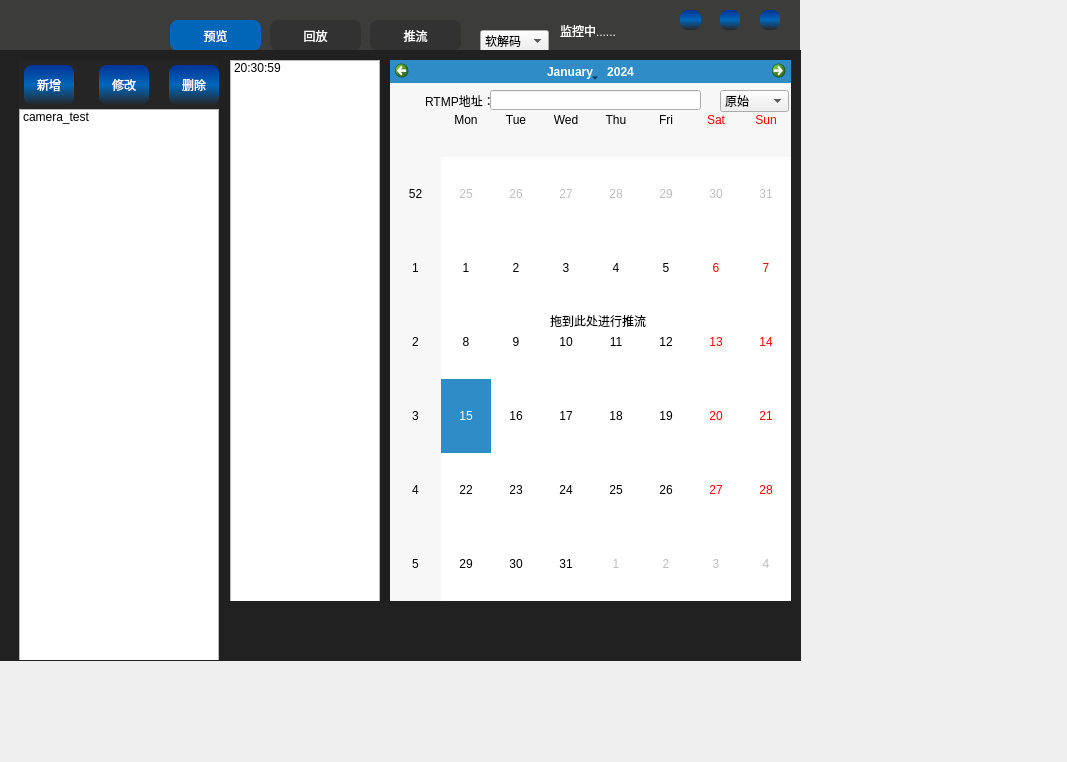
<?xml version="1.0" encoding="UTF-8"?>
<ui version="4.0">
 <class>XViewerClass</class>
 <widget class="QWidget" name="XViewerClass">
  <property name="geometry">
   <rect>
    <x>0</x>
    <y>0</y>
    <width>1067</width>
    <height>762</height>
   </rect>
  </property>
  <property name="windowTitle">
   <string>XViewer</string>
  </property>
  <property name="windowIcon">
   <iconset resource="xviewer.qrc">
    <normaloff>:/XViewer/img/xv.ico</normaloff>:/XViewer/img/xv.ico</iconset>
  </property>
  <property name="styleSheet">
   <string notr="true">/* 按钮样式*/
QPushButton:hover
{
background-color:qlineargradient(spread:pad, x1:0, y1:0, x2:0, y2:1, stop:0 rgba(0, 102, 184, 255), stop:0.495 rgba(39, 39, 39, 255), stop:0.505 rgba(39, 39, 39, 255), stop:1 rgba(0, 102, 184, 255));
border:none;
border-radius:5px;
color:rgb(255, 255, 255);
font:75 12pt &quot;黑体&quot;;
}

QPushButton:!hover
{
background-color:qlineargradient(spread:pad, x1:0, y1:0, x2:0, y2:1, stop:0 rgba(0, 50, 150, 255), stop:0.495 rgba(0, 102, 184, 255), stop:0.505 rgba(0, 102, 184, 255), stop:1 rgba(39, 39, 39, 255) );
border:none;
border-radius:8px;
color:rgb(255, 255, 255);
font:75 12pt &quot;黑体&quot;;
}

/*状态*/
#status
{
color:rgb(255, 255, 255);
font:75 13pt &quot;Adobe Arabic&quot;;
} 


/*顶部样式*/
#head
{
 background-color:#3c3c3a;
}
#logo
{
	background-image: url(:/XViewer/img/logo_150_40.png);
}
#close
{
	background-image: url(:/XViewer/img/close.png);
}
#min
{
	background-image: url(:/XViewer/img/min.png);
}
#max
{
	background-image: url(:/XViewer/img/max.png);
}

#normal
{
	background-image: url(:/XViewer/img/normal.png);
}

/* body 演示 */
#body
{
  background-color:#212121 ;
}
#left
{
  background-color:#252525;
}
#cams
{
background-color:#1e1e1e;
}

/* tab 菜单按钮切换样式*/
#preview
{
background-color:rgb(50, 50, 50);
} 
#playback
{
background-color:rgb(50, 50, 50);
} 
#push_stream
{
background-color:rgb(50, 50, 50);
} 

#preview:checked
{
background-color:rgb(0, 102, 184);
} 
#playback:checked
{
background-color:rgb(0, 102, 184);
}
#push_stream:checked
{
background-color:rgb(0, 102, 184);
}</string>
  </property>
  <widget class="QWidget" name="head" native="true">
   <property name="geometry">
    <rect>
     <x>0</x>
     <y>0</y>
     <width>800</width>
     <height>50</height>
    </rect>
   </property>
   <property name="maximumSize">
    <size>
     <width>16777215</width>
     <height>50</height>
    </size>
   </property>
   <property name="styleSheet">
    <string notr="true"/>
   </property>
   <widget class="QWidget" name="head_button" native="true">
    <property name="geometry">
     <rect>
      <x>670</x>
      <y>10</y>
      <width>120</width>
      <height>31</height>
     </rect>
    </property>
    <widget class="QPushButton" name="min">
     <property name="geometry">
      <rect>
       <x>10</x>
       <y>0</y>
       <width>21</width>
       <height>20</height>
      </rect>
     </property>
     <property name="styleSheet">
      <string notr="true"/>
     </property>
     <property name="text">
      <string/>
     </property>
     <property name="flat">
      <bool>true</bool>
     </property>
    </widget>
    <widget class="QPushButton" name="close">
     <property name="geometry">
      <rect>
       <x>90</x>
       <y>0</y>
       <width>20</width>
       <height>20</height>
      </rect>
     </property>
     <property name="text">
      <string/>
     </property>
     <property name="flat">
      <bool>true</bool>
     </property>
    </widget>
    <widget class="QPushButton" name="max">
     <property name="geometry">
      <rect>
       <x>50</x>
       <y>0</y>
       <width>20</width>
       <height>20</height>
      </rect>
     </property>
     <property name="text">
      <string/>
     </property>
     <property name="flat">
      <bool>true</bool>
     </property>
    </widget>
    <widget class="QPushButton" name="normal">
     <property name="geometry">
      <rect>
       <x>50</x>
       <y>0</y>
       <width>20</width>
       <height>20</height>
      </rect>
     </property>
     <property name="text">
      <string/>
     </property>
     <property name="flat">
      <bool>true</bool>
     </property>
    </widget>
    <zorder>min</zorder>
    <zorder>close</zorder>
    <zorder>normal</zorder>
    <zorder>max</zorder>
   </widget>
   <widget class="QLabel" name="status">
    <property name="geometry">
     <rect>
      <x>560</x>
      <y>20</y>
      <width>101</width>
      <height>21</height>
     </rect>
    </property>
    <property name="text">
     <string>监控中......</string>
    </property>
   </widget>
   <widget class="QPushButton" name="preview">
    <property name="geometry">
     <rect>
      <x>170</x>
      <y>20</y>
      <width>91</width>
      <height>31</height>
     </rect>
    </property>
    <property name="text">
     <string>预览</string>
    </property>
    <property name="checkable">
     <bool>true</bool>
    </property>
    <property name="checked">
     <bool>true</bool>
    </property>
    <property name="autoExclusive">
     <bool>true</bool>
    </property>
   </widget>
   <widget class="QPushButton" name="playback">
    <property name="geometry">
     <rect>
      <x>270</x>
      <y>20</y>
      <width>91</width>
      <height>31</height>
     </rect>
    </property>
    <property name="text">
     <string>回放</string>
    </property>
    <property name="checkable">
     <bool>true</bool>
    </property>
    <property name="checked">
     <bool>false</bool>
    </property>
    <property name="autoExclusive">
     <bool>true</bool>
    </property>
   </widget>
   <widget class="QPushButton" name="push_stream">
    <property name="geometry">
     <rect>
      <x>370</x>
      <y>20</y>
      <width>91</width>
      <height>31</height>
     </rect>
    </property>
    <property name="text">
     <string>推流</string>
    </property>
    <property name="checkable">
     <bool>true</bool>
    </property>
    <property name="checked">
     <bool>false</bool>
    </property>
    <property name="autoExclusive">
     <bool>true</bool>
    </property>
   </widget>
   <widget class="QComboBox" name="comboBox">
    <property name="geometry">
     <rect>
      <x>480</x>
      <y>30</y>
      <width>69</width>
      <height>22</height>
     </rect>
    </property>
    <item>
     <property name="text">
      <string>软解码</string>
     </property>
    </item>
    <item>
     <property name="text">
      <string>硬解+软渲</string>
     </property>
    </item>
    <item>
     <property name="text">
      <string>硬解码</string>
     </property>
    </item>
   </widget>
  </widget>
  <widget class="QWidget" name="body" native="true">
   <property name="geometry">
    <rect>
     <x>0</x>
     <y>50</y>
     <width>801</width>
     <height>611</height>
    </rect>
   </property>
   <widget class="QWidget" name="cams" native="true">
    <property name="geometry">
     <rect>
      <x>230</x>
      <y>10</y>
      <width>561</width>
      <height>541</height>
     </rect>
    </property>
   </widget>
   <widget class="QWidget" name="left" native="true">
    <property name="geometry">
     <rect>
      <x>19</x>
      <y>10</y>
      <width>200</width>
      <height>600</height>
     </rect>
    </property>
    <property name="maximumSize">
     <size>
      <width>200</width>
      <height>16777215</height>
     </size>
    </property>
    <widget class="QListWidget" name="cam_list">
     <property name="geometry">
      <rect>
       <x>0</x>
       <y>49</y>
       <width>200</width>
       <height>951</height>
      </rect>
     </property>
     <property name="dragEnabled">
      <bool>true</bool>
     </property>
     <property name="iconSize">
      <size>
       <width>30</width>
       <height>30</height>
      </size>
     </property>
     <item>
      <property name="text">
       <string>camera_test</string>
      </property>
      <property name="icon">
       <iconset resource="xviewer.qrc">
        <normaloff>:/XViewer/img/cam.png</normaloff>:/XViewer/img/cam.png</iconset>
      </property>
     </item>
    </widget>
    <widget class="QPushButton" name="add_cam">
     <property name="geometry">
      <rect>
       <x>5</x>
       <y>5</y>
       <width>50</width>
       <height>40</height>
      </rect>
     </property>
     <property name="text">
      <string>新增</string>
     </property>
    </widget>
    <widget class="QPushButton" name="add_cam_2">
     <property name="geometry">
      <rect>
       <x>80</x>
       <y>5</y>
       <width>50</width>
       <height>40</height>
      </rect>
     </property>
     <property name="text">
      <string>修改</string>
     </property>
    </widget>
    <widget class="QPushButton" name="add_cam_3">
     <property name="geometry">
      <rect>
       <x>150</x>
       <y>5</y>
       <width>50</width>
       <height>40</height>
      </rect>
     </property>
     <property name="text">
      <string>删除</string>
     </property>
    </widget>
   </widget>
   <widget class="QWidget" name="playback_wid" native="true">
    <property name="geometry">
     <rect>
      <x>230</x>
      <y>10</y>
      <width>571</width>
      <height>541</height>
     </rect>
    </property>
    <widget class="QListWidget" name="time_list">
     <property name="geometry">
      <rect>
       <x>0</x>
       <y>0</y>
       <width>150</width>
       <height>601</height>
      </rect>
     </property>
     <item>
      <property name="text">
       <string>20:30:59</string>
      </property>
     </item>
    </widget>
    <widget class="XCalendar" name="cal">
     <property name="geometry">
      <rect>
       <x>160</x>
       <y>0</y>
       <width>401</width>
       <height>541</height>
      </rect>
     </property>
    </widget>
   </widget>
   <widget class="XPushStreamWidget" name="push_wid" native="true">
    <property name="geometry">
     <rect>
      <x>390</x>
      <y>10</y>
      <width>411</width>
      <height>591</height>
     </rect>
    </property>
    <widget class="QLabel" name="push_status">
     <property name="geometry">
      <rect>
       <x>160</x>
       <y>190</y>
       <width>451</width>
       <height>141</height>
      </rect>
     </property>
     <property name="styleSheet">
      <string notr="true">font: 25 36pt &quot;Adobe 宋体 Std L&quot;;</string>
     </property>
     <property name="lineWidth">
      <number>1</number>
     </property>
     <property name="text">
      <string>拖到此处进行推流</string>
     </property>
    </widget>
    <widget class="QLineEdit" name="input_url">
     <property name="geometry">
      <rect>
       <x>100</x>
       <y>30</y>
       <width>211</width>
       <height>20</height>
      </rect>
     </property>
    </widget>
    <widget class="QLabel" name="push_lable">
     <property name="geometry">
      <rect>
       <x>35</x>
       <y>25</y>
       <width>71</width>
       <height>31</height>
      </rect>
     </property>
     <property name="text">
      <string>RTMP地址：</string>
     </property>
    </widget>
    <widget class="QComboBox" name="filter_type">
     <property name="geometry">
      <rect>
       <x>330</x>
       <y>30</y>
       <width>69</width>
       <height>22</height>
      </rect>
     </property>
     <item>
      <property name="text">
       <string>原始</string>
      </property>
     </item>
     <item>
      <property name="text">
       <string>磨皮</string>
      </property>
     </item>
     <item>
      <property name="text">
       <string>美白</string>
      </property>
     </item>
     <item>
      <property name="text">
       <string>边缘</string>
      </property>
     </item>
    </widget>
   </widget>
  </widget>
 </widget>
 <layoutdefault spacing="6" margin="11"/>
 <customwidgets>
  <customwidget>
   <class>XCalendar</class>
   <extends>QCalendarWidget</extends>
   <header>xcalendar.h</header>
  </customwidget>
  <customwidget>
   <class>XPushStreamWidget</class>
   <extends>QWidget</extends>
   <header>xpush_stream_widget.h</header>
   <container>1</container>
  </customwidget>
 </customwidgets>
 <resources>
  <include location="xviewer.qrc"/>
 </resources>
 <connections>
  <connection>
   <sender>close</sender>
   <signal>clicked()</signal>
   <receiver>XViewerClass</receiver>
   <slot>close()</slot>
   <hints>
    <hint type="sourcelabel">
     <x>782</x>
     <y>19</y>
    </hint>
    <hint type="destinationlabel">
     <x>1066</x>
     <y>79</y>
    </hint>
   </hints>
  </connection>
  <connection>
   <sender>min</sender>
   <signal>clicked()</signal>
   <receiver>XViewerClass</receiver>
   <slot>showMinimized()</slot>
   <hints>
    <hint type="sourcelabel">
     <x>692</x>
     <y>24</y>
    </hint>
    <hint type="destinationlabel">
     <x>690</x>
     <y>0</y>
    </hint>
   </hints>
  </connection>
  <connection>
   <sender>max</sender>
   <signal>clicked()</signal>
   <receiver>XViewerClass</receiver>
   <slot>MaxWindow()</slot>
   <hints>
    <hint type="sourcelabel">
     <x>731</x>
     <y>16</y>
    </hint>
    <hint type="destinationlabel">
     <x>948</x>
     <y>112</y>
    </hint>
   </hints>
  </connection>
  <connection>
   <sender>normal</sender>
   <signal>clicked()</signal>
   <receiver>XViewerClass</receiver>
   <slot>NormalWindow()</slot>
   <hints>
    <hint type="sourcelabel">
     <x>736</x>
     <y>29</y>
    </hint>
    <hint type="destinationlabel">
     <x>399</x>
     <y>299</y>
    </hint>
   </hints>
  </connection>
  <connection>
   <sender>add_cam</sender>
   <signal>clicked()</signal>
   <receiver>XViewerClass</receiver>
   <slot>AddCam()</slot>
   <hints>
    <hint type="sourcelabel">
     <x>52</x>
     <y>83</y>
    </hint>
    <hint type="destinationlabel">
     <x>55</x>
     <y>0</y>
    </hint>
   </hints>
  </connection>
  <connection>
   <sender>add_cam_2</sender>
   <signal>clicked()</signal>
   <receiver>XViewerClass</receiver>
   <slot>SetCam()</slot>
   <hints>
    <hint type="sourcelabel">
     <x>122</x>
     <y>78</y>
    </hint>
    <hint type="destinationlabel">
     <x>122</x>
     <y>0</y>
    </hint>
   </hints>
  </connection>
  <connection>
   <sender>add_cam_3</sender>
   <signal>clicked()</signal>
   <receiver>XViewerClass</receiver>
   <slot>DelCam()</slot>
   <hints>
    <hint type="sourcelabel">
     <x>203</x>
     <y>87</y>
    </hint>
    <hint type="destinationlabel">
     <x>201</x>
     <y>0</y>
    </hint>
   </hints>
  </connection>
  <connection>
   <sender>preview</sender>
   <signal>clicked()</signal>
   <receiver>XViewerClass</receiver>
   <slot>Preview()</slot>
   <hints>
    <hint type="sourcelabel">
     <x>225</x>
     <y>38</y>
    </hint>
    <hint type="destinationlabel">
     <x>220</x>
     <y>0</y>
    </hint>
   </hints>
  </connection>
  <connection>
   <sender>playback</sender>
   <signal>clicked()</signal>
   <receiver>XViewerClass</receiver>
   <slot>Playback()</slot>
   <hints>
    <hint type="sourcelabel">
     <x>313</x>
     <y>37</y>
    </hint>
    <hint type="destinationlabel">
     <x>309</x>
     <y>0</y>
    </hint>
   </hints>
  </connection>
  <connection>
   <sender>cam_list</sender>
   <signal>clicked(QModelIndex)</signal>
   <receiver>XViewerClass</receiver>
   <slot>SelectCamera(QModelIndex)</slot>
   <hints>
    <hint type="sourcelabel">
     <x>115</x>
     <y>248</y>
    </hint>
    <hint type="destinationlabel">
     <x>156</x>
     <y>0</y>
    </hint>
   </hints>
  </connection>
  <connection>
   <sender>cal</sender>
   <signal>clicked(QDate)</signal>
   <receiver>XViewerClass</receiver>
   <slot>SelectDate(QDate)</slot>
   <hints>
    <hint type="sourcelabel">
     <x>500</x>
     <y>223</y>
    </hint>
    <hint type="destinationlabel">
     <x>503</x>
     <y>0</y>
    </hint>
   </hints>
  </connection>
  <connection>
   <sender>time_list</sender>
   <signal>activated(QModelIndex)</signal>
   <receiver>XViewerClass</receiver>
   <slot>PlayVideo(QModelIndex)</slot>
   <hints>
    <hint type="sourcelabel">
     <x>313</x>
     <y>164</y>
    </hint>
    <hint type="destinationlabel">
     <x>273</x>
     <y>0</y>
    </hint>
   </hints>
  </connection>
  <connection>
   <sender>push_stream</sender>
   <signal>clicked()</signal>
   <receiver>XViewerClass</receiver>
   <slot>PlayPush()</slot>
   <hints>
    <hint type="sourcelabel">
     <x>423</x>
     <y>35</y>
    </hint>
    <hint type="destinationlabel">
     <x>429</x>
     <y>-103</y>
    </hint>
   </hints>
  </connection>
  <connection>
   <sender>input_url</sender>
   <signal>returnPressed()</signal>
   <receiver>XViewerClass</receiver>
   <slot>SetRtmpurl()</slot>
   <hints>
    <hint type="sourcelabel">
     <x>577</x>
     <y>99</y>
    </hint>
    <hint type="destinationlabel">
     <x>562</x>
     <y>-26</y>
    </hint>
   </hints>
  </connection>
  <connection>
   <sender>comboBox</sender>
   <signal>currentIndexChanged(int)</signal>
   <receiver>XViewerClass</receiver>
   <slot>SetDecodeType(int)</slot>
   <hints>
    <hint type="sourcelabel">
     <x>520</x>
     <y>36</y>
    </hint>
    <hint type="destinationlabel">
     <x>516</x>
     <y>-80</y>
    </hint>
   </hints>
  </connection>
  <connection>
   <sender>filter_type</sender>
   <signal>activated(QString)</signal>
   <receiver>XViewerClass</receiver>
   <slot>SetFilterType(QString)</slot>
   <hints>
    <hint type="sourcelabel">
     <x>740</x>
     <y>98</y>
    </hint>
    <hint type="destinationlabel">
     <x>749</x>
     <y>-80</y>
    </hint>
   </hints>
  </connection>
 </connections>
 <slots>
  <slot>MaxWindow()</slot>
  <slot>NormalWindow()</slot>
  <slot>AddCam()</slot>
  <slot>SetCam()</slot>
  <slot>DelCam()</slot>
  <slot>Preview()</slot>
  <slot>Playback()</slot>
  <slot>SelectCamera(QModelIndex)</slot>
  <slot>SelectDate(QDate)</slot>
  <slot>PlayVideo(QModelIndex)</slot>
  <slot>PlayPush()</slot>
  <slot>SetRtmpurl()</slot>
  <slot>SetDecodeType(QString)</slot>
  <slot>SetDecodeType(int)</slot>
  <slot>SetFilterType(QString)</slot>
 </slots>
</ui>
